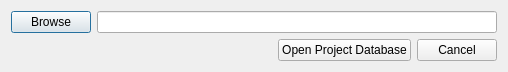
<?xml version="1.0" encoding="UTF-8"?>
<ui version="4.0">
 <class>DialogOpenDatabase</class>
 <widget class="QDialog" name="DialogOpenDatabase">
  <property name="geometry">
   <rect>
    <x>0</x>
    <y>0</y>
    <width>559</width>
    <height>74</height>
   </rect>
  </property>
  <property name="sizePolicy">
   <sizepolicy hsizetype="MinimumExpanding" vsizetype="Fixed">
    <horstretch>0</horstretch>
    <verstretch>0</verstretch>
   </sizepolicy>
  </property>
  <property name="windowTitle">
   <string>Open an existing ALAQS database</string>
  </property>
  <property name="modal">
   <bool>true</bool>
  </property>
  <layout class="QVBoxLayout" name="verticalLayout_2">
   <property name="sizeConstraint">
    <enum>QLayout::SetFixedSize</enum>
   </property>
   <item>
    <layout class="QHBoxLayout" name="horizontalLayout">
     <property name="topMargin">
      <number>0</number>
     </property>
     <item>
      <widget class="QPushButton" name="pushButtonBrowse">
       <property name="text">
        <string>Browse</string>
       </property>
      </widget>
     </item>
     <item>
      <widget class="QLineEdit" name="lineEditFilename">
       <property name="sizePolicy">
        <sizepolicy hsizetype="MinimumExpanding" vsizetype="Fixed">
         <horstretch>0</horstretch>
         <verstretch>0</verstretch>
        </sizepolicy>
       </property>
       <property name="minimumSize">
        <size>
         <width>400</width>
         <height>0</height>
        </size>
       </property>
       <property name="text">
        <string/>
       </property>
      </widget>
     </item>
    </layout>
   </item>
   <item>
    <layout class="QHBoxLayout" name="horizontalLayout_2">
     <property name="topMargin">
      <number>0</number>
     </property>
     <item>
      <spacer name="horizontalSpacer_2">
       <property name="orientation">
        <enum>Qt::Horizontal</enum>
       </property>
       <property name="sizeHint" stdset="0">
        <size>
         <width>40</width>
         <height>20</height>
        </size>
       </property>
      </spacer>
     </item>
     <item>
      <widget class="QPushButton" name="pushButtonOpenDatabase">
       <property name="text">
        <string>Open Project Database</string>
       </property>
      </widget>
     </item>
     <item>
      <widget class="QPushButton" name="pushButtonCancel">
       <property name="text">
        <string>Cancel</string>
       </property>
      </widget>
     </item>
    </layout>
   </item>
  </layout>
 </widget>
 <resources/>
 <connections/>
</ui>
